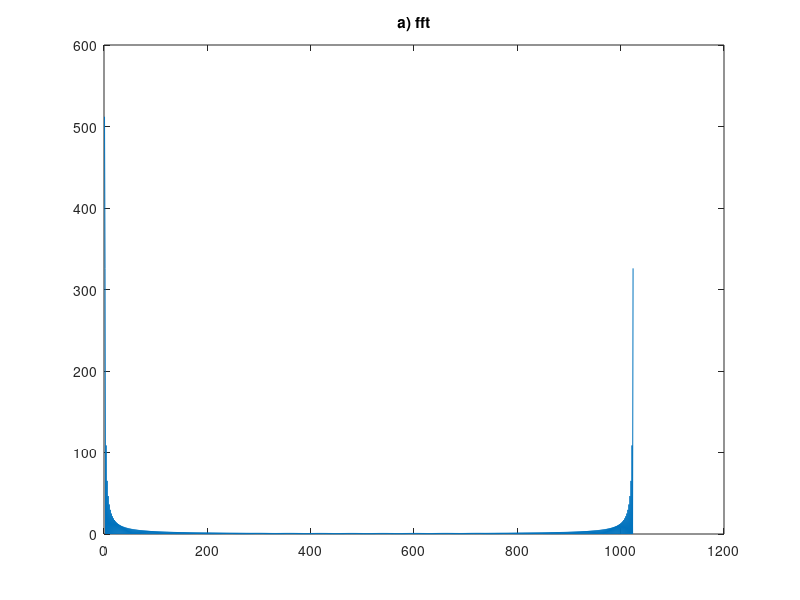
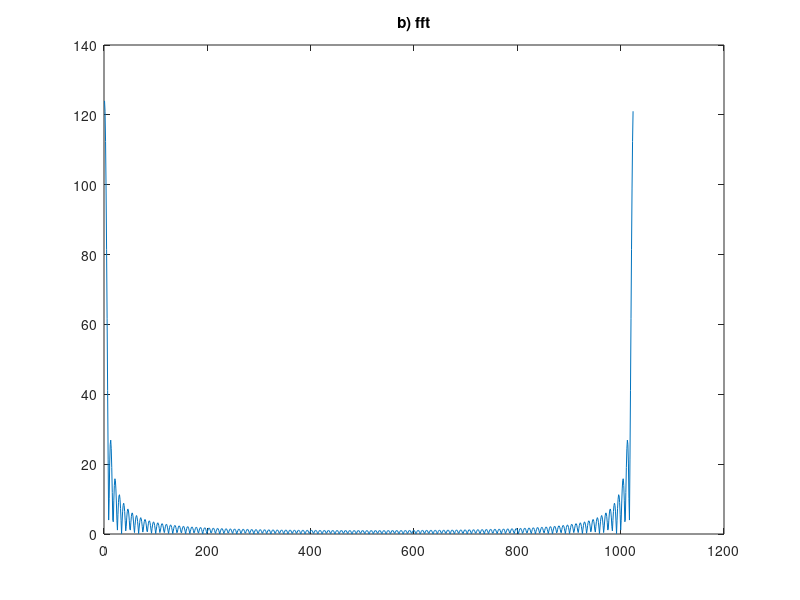
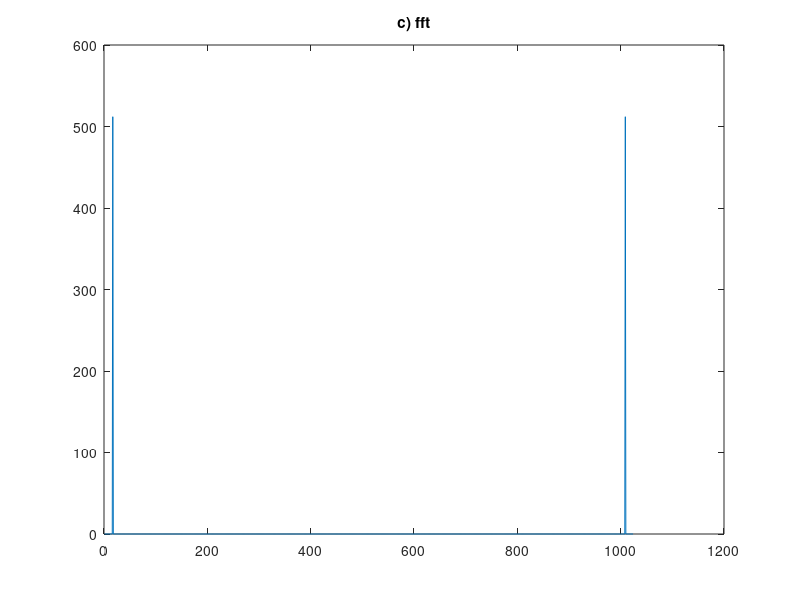
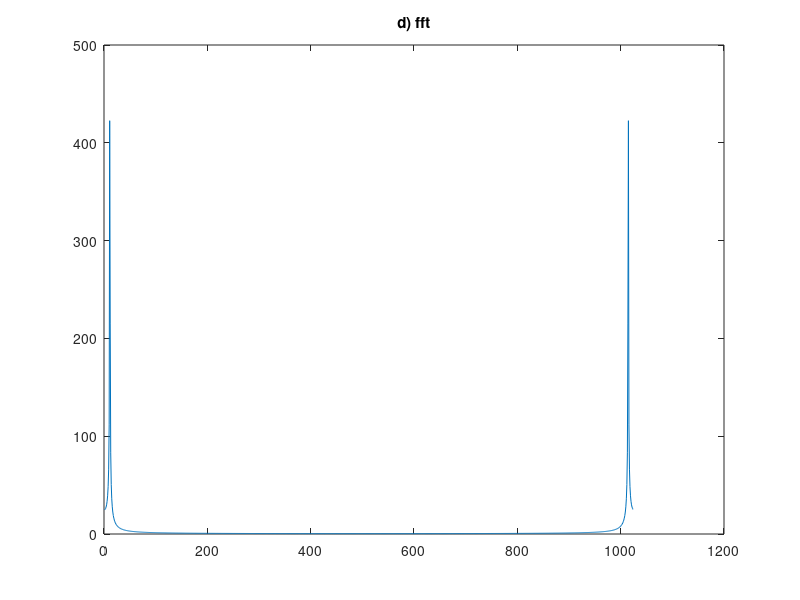

These figures' MATLAB source, in order:
clear all;
%a case
N=1024;
N1=512;
x1=[ones(1, N1), zeros(1, N-N1)];

figure(1)

plot(abs(fft(x1)));
title('a) fft');
%figure (2)
%plot (x1);

%b case
N=1024;
N1=124;
x2=[ones(1, N1), zeros(1, N-N1)];

figure(3)

plot(abs(fft(x2)));
title('b) fft');

%c case

   N = 1024; 
   
   %%Sine wave:
   Fn = 1/64;                    
   x = sin(2*pi*Fn*(1:N));
   
   figure(4);
  
   plot(abs(fft(x)));
    title('c) fft');
%d case
   N = 1024; 
   
   %%Sine wave:
   Fn = 1/99;                    
   x = sin(2*pi*Fn*(1:N));
   
   figure(5);
  
   plot(abs(fft(x)));
    title('d) fft');
%e case 
   thetac=pi/4;
   n=0:1023;
   xe=exp(1i*thetac*n);
   
   figure(6);
  
   plot(abs(fft(real(xe))));
    title('e) fft');
    
 %f case
 N=1024;
N1=32;
x1=[ones(1, N1), zeros(1, N-N1)];

figure(7)
plot(abs(fft(x1)));
title('f) fft');

figure (8);
plot(angle(fft(x1)));
title ('f) phase fft NOT for report');
 %g case
 N=1024;
N1=32;
x1=[zeros(1,5), ones(1, N1), zeros(1, N-N1-5)];

figure(9)

plot(abs(fft(x1)));
title('g) fft ');
   
figure (10);
plot(angle(fft(x1)));
title ('g) phase fft compare with fig8 NOT report');